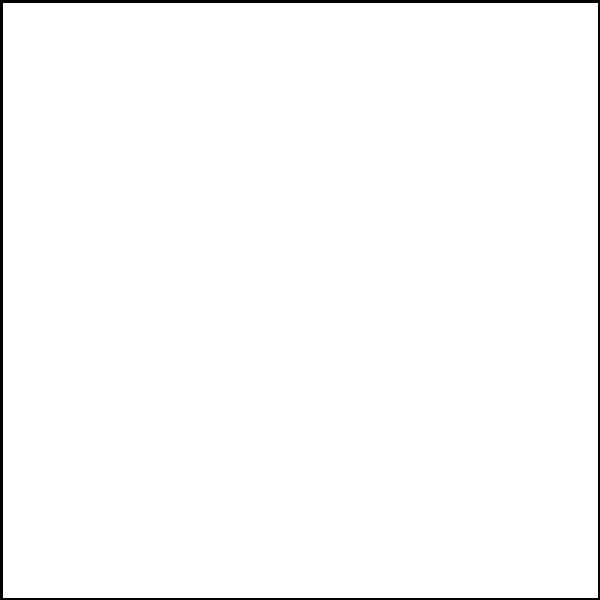
Frame 1 (no input)
Frame 60 (the mouse pressed at the canvas centre just before this capture): identical to frame 1, image omitted
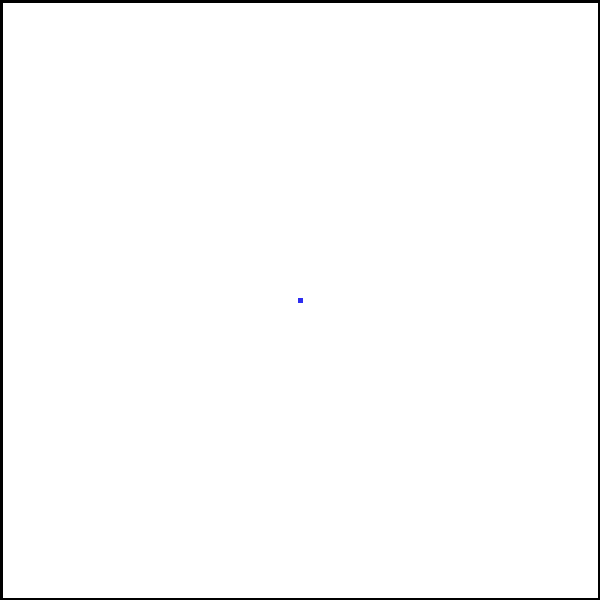
Frame 120 (the mouse held since frame 60 and released just before this capture)

The Processing sketch that drew these frames (run headless with seeded random() and noise(); from frame 60 on, the mouse is pressed at the canvas centre):

// Processing sketch: processing_100648
// ── processing_100648.pde

void setup() {
  size(600, 600); 
  stroke(255);
  background(#FFFFFF);
  noFill();
}

void draw() {
if (abs (mouseY) < 5* height/6)
stroke((mouseX % 255), (mouseY % 255), ((mouseX * mouseY) % 255));
  strokeWeight(5);
line((width/2)-abs (width/2-mouseY), (height/2)-abs (width/2-mouseY), (width/2)-abs (width/2-mouseY), (height/2)+abs (width/2-mouseY));


line((width/2)-abs (width/2-mouseY), (height/2)-abs (width/2-mouseY), (width/2)+ abs (width/2-mouseY), (height/2)-abs (width/2-mouseY));


line((width/2)+abs (width/2-mouseY), (height/2)+abs (width/2-mouseY), (width/2)-abs (width/2-mouseY), (height/2)+abs (width/2-mouseY));
line((width/2)+abs (width/2-mouseY), (height/2)+abs (width/2-mouseY), (width/2)+abs (width/2-mouseY), (height/2)-abs (width/2-mouseY));

}
